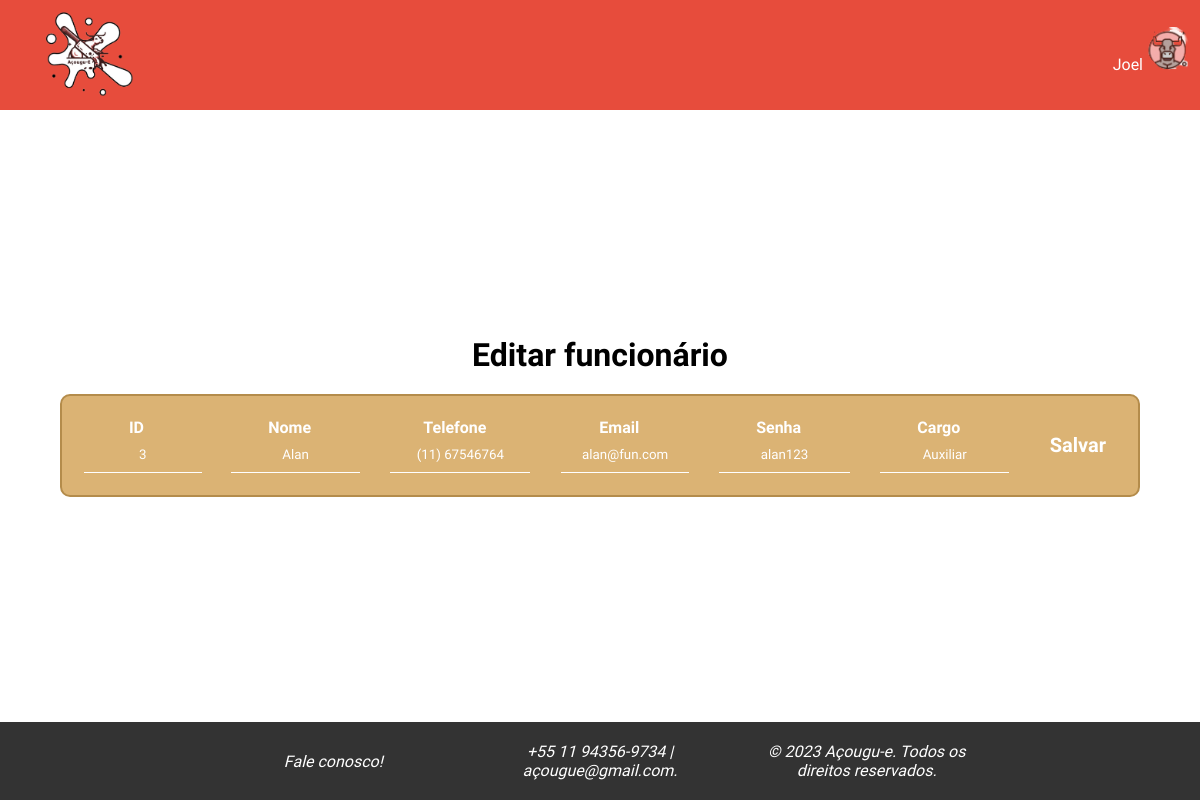
The page /php/php_adm/editar_funcionarios.php?id=3 (signed in) on the database its author committed.
### tables this page shows
CREATE TABLE `administradores` (
  `AdmId` int(11) NOT NULL,
  `Nome` varchar(50) DEFAULT NULL,
  `Email` varchar(50) DEFAULT NULL,
  `Senha` varchar(255) DEFAULT NULL
);

CREATE TABLE `funcionarios` (
  `Id` int(11) NOT NULL,
  `Nome` varchar(255) NOT NULL,
  `Telefone` varchar(50) NOT NULL,
  `Email` varchar(100) NOT NULL,
  `Senha` char(64) NOT NULL,
  `Cargo` varchar(50) NOT NULL
);

### includes/verifica.php (called while the page is built)
<?php
require 'config.php';
if (isset($_SESSION['tipo_usuario']) && !empty($_SESSION['tipo_usuario'])) {
    require_once 'Usuario.class.php';
    $u = new Usuario();
    if ($_SESSION['tipo_usuario'] == 'cliente') {
        if (isset($_SESSION['idcli']) && !empty($_SESSION['idcli'])) {
            $listLogged = $u->logged($_SESSION['idcli'], $_SESSION['tipo_usuario']);
            $nomeUsu = isset($listLogged['Nome']) ? $listLogged['Nome'] : null;
        } else {
            header("Location: login.php");
            exit();
        }
    } elseif ($_SESSION['tipo_usuario'] == 'administrador') {
        $listAdmin = $u->logged($_SESSION['id_admin'], $_SESSION['tipo_usuario']);
        $nomeUsu = is_array($listAdmin) ? $listAdmin['Nome'] : null;
    } else {
        header("Location: login.php");
        exit();
    }
} else {
    header("Location: ../../php_entrada/login.php");
    exit();
}
?>

### includes/Usuario.class.php (called while the page is built, shortened)
<?php
class Usuario {
    public function logged($id, $tipoUsuario)
    {
        global $pdo;
        $tabela = ($tipoUsuario == 'cliente') ? 'clientes' : 'administradores';
        $colunaId = ($tipoUsuario == 'cliente') ? 'ClienteId' : 'AdmId';
        $sql = "SELECT Nome FROM $tabela WHERE $colunaId = :id";
        $stmt = $pdo->prepare($sql);
        $stmt->bindValue(":id", $id);
        $stmt->execute();
        return $stmt->fetch(PDO::FETCH_ASSOC);
    }
}
?>

### php/php_adm/editar_funcionarios.php (the view, shortened to what this page needs)
<?php
    require '../../includes/verifica.php';
    if (isset($_SESSION['id_admin']) && !empty($_SESSION['id_admin'])):
    $id = $_GET['id'];
    $consulta = $pdo->prepare('SELECT * FROM funcionarios WHERE Id = :id');
    $consulta->bindValue(':id', $id);
    $consulta->execute();
    $linha = $consulta->fetch(PDO::FETCH_ASSOC);
    $nome = $linha['Nome'];
    $telefone = $linha['Telefone'];
    $email = $linha['Email'];
    $senha = $linha['Senha'];
    $cargo = $linha['Cargo'];
?>
<!DOCTYPE html>
<html lang="pt-br">
<head>
    <link rel="stylesheet" href="../../style/css_adm/css-editar_funcionarios.css">
</head>
<body>
    <?php include_once "nav_adm.php"; ?>
    <main>
        <h1>Editar funcionário</h1>
        <table>
            <form action="editar_funcionario_action.php">
                <tr>
                    <th>ID
                        <br><input type="text" name="txtid" value="<?php echo "$id"; ?>" readonly>
                    </th>
                    <th>Nome
                        <br><input type="text" name="txtNome" value="<?php echo "$nome"; ?>">
                    </th>
                    <th>Telefone
                        <br><input type="text" name="txtTelefone" value="<?php echo "$telefone"; ?>">
                    </th>
                    <th>Email
                        <br><input type="text" name="txtEmail" value="<?php echo "$email"; ?>">
                    </th>
                    <th>Senha
                        <br><input type="text" name="txtSenha" value="<?php echo "$senha"; ?>">
                    </th>
                    <th>Cargo
                        <br><input type="text" name="txtCargo" value="<?php echo "$cargo"; ?>">
                    </th>
                    <th>
                        <button type="submit" class="input_btn">Salvar</button>
                    </th>
                </tr>
            </form>
        </table>
    </main>
    <?php include_once "footer_adm.php"; ?>
</body>
</html>
<?php
    else:
        header("Location: ../../index.php");
        exit();
    endif;
?>

### php/php_adm/nav_adm.php (shortened to what this page needs)
<?php
    require_once '../../includes/verifica.php';
?>
<!DOCTYPE html>
<html lang="pt-br">
<head>
    <link rel="stylesheet" href="../../style/css_adm/css-nav_adm.css">
</head>
<body>
    <nav>
        <div class="nav">
            <a href="inicio.php"><img src="../../img/logo.png" alt="Logo Açougu-E"></a>
            <p id="nav_usuario"><?php  echo $nomeUsu; ?><img src="../../img/logo_usuario.png" alt="Logo usuário" id="nav_menu_li_img"></p>
        </div>
    </nav>
<body>
</html>

### style/css_adm/css-editar_funcionarios.css (style rules this page uses)
* { margin: 0; padding: 0; }
body { font-family: 'Playpen Sans', sans-serif; box-sizing: border-box; width: 100%; height: 100%; }
main { padding-top: 100px; text-align: center; display: flex; flex-direction: column; justify-content: center; align-items: center; }
h1 { font-size: 32px; }
a { text-decoration: none; cursor: pointer; }
th, td { display: block; width: 100%; box-sizing: border-box; text-align: center; padding: 10px; color: white; }
tr { display: block; width: 100%; box-sizing: border-box; margin-bottom: 10px; }
table { width: 90%; background-color: #DBB374; border: #b48c4b; border-radius: 10px; border-style: solid; border-width: 2px; margin: 20px; margin-bottom: 20px; }
form { margin: 0; }
input { border: none; outline: none; background: none; border-bottom: 1px solid #FFF; width: 93%; color: white; text-align: center; font-family: 'Playpen Sans', sans-serif; padding: 10px; }
form { width: 90%; display: flex; flex-direction: row; margin: 10px; }
.input_btn { font-family: 'Playpen Sans', sans-serif; background-color: transparent; padding: 10px; border: none; color: white; font-weight: bold; font-size: 20px; cursor: pointer; }
@media screen and (min-width: 768px) { th, td { display: table-cell; width: auto; box-sizing: border-box; text-align: center; padding: 20px; } }
@media screen and (min-width: 768px) { tr { display: table-row; } }

### style/css_adm/css-nav_adm.css (style rules this page uses)
* { margin: 0; padding: 0; }
body { font-family: 'Playpen Sans', sans-serif; box-sizing: border-box; width: 100%; height: 100%; }
.nav { display: flex; background-color: #E74C3C; position: fixed; width: 100%; height: 110px; z-index: 1000; }
.nav img { width: 80px; padding: 1vw; margin: 20px 0 0 40px; }
.nav_menu li, #nav_usuario { display: inline-block; text-align: center; padding: 7px; border-bottom: #be5555; border: #be5555; border-width: 2px; border-style: solid; }
.nav li a, #nav_usuario { text-decoration: none; color: white; border: none; }
#nav_menu_li_img { margin: 0; width: 50px; height: auto; display: none; }
#nav_usuario { display: none; cursor: pointer; }
@media screen and (min-width: 768px) { #nav_menu_li_img { display:unset; } }
@media screen and (min-width: 768px) { #nav_usuario { display: unset; margin-left: auto; padding-top: 17px; } }
@media screen and (min-width: 768px) { .nav img { width: 100px; margin: auto; padding: 0; padding-top: 10px; margin-left: 40px; margin-bottom: 10px; } }

### style/css_adm/css-footer_adm.css (style rules this page uses)
body { font-family: 'Playpen Sans', sans-serif; box-sizing: border-box; width: 100%; min-height: 100vh; margin: 0; display: flex; flex-direction: column; }
main { flex: 1; padding-top: 150px; }

### rows shown on the page
administradores: Nome "Joel"
funcionarios: txtNome "Alan", txtTelefone "(11) 67546764", txtEmail "alan@fun.com", txtSenha "alan123", txtCargo "Auxiliar"
